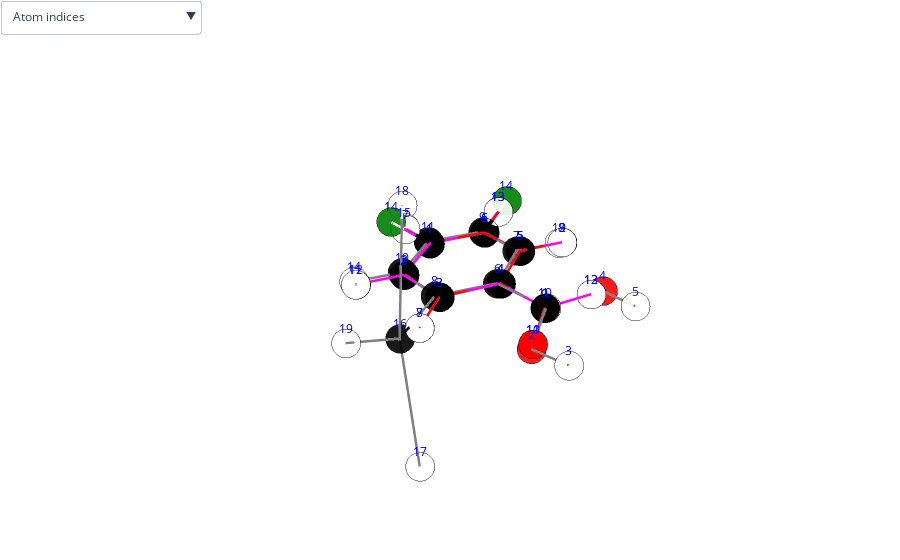

Notebook source saved alongside this figure:
### Code cell
df_list=[get_df_from_file(file) for file in get_file_name_list('.xyz')]
compare_molecules(df_list)

### Figure 1 — Plotly figure (JSON) as saved in the notebook; plotly's stock layout.template omitted (floating-point values rounded to 4 significant figures)
{"data": [{"marker": {"color": ["pink", "red", "white", "red", "white", "black", "black", "black", "black", "black", "black", "white", "white", "white", "white", "black", "white", "white", "white"], "line": {"color": "black", "width": 3}, "opacity": 0.9, "size": 10, "symbol": "circle"}, "mode": "markers", "name": "Atoms", "text": ["B", "O", "H", "O", "H", "C", "C", "C", "C", "C", "C", "H", "H", "H", "H", "C", "H", "H", "H"], "type": "scatter3d", "x": [-0.04047, 1.099, 0.9636, -1.292, -1.326, 0.03974, -1.175, 1.239, -1.228, 1.171, -0.04382, -2.096, -2.182, 2.093, -0.0621, 2.596, 2.728, 2.727, 3.379], "y": [3.143, 3.903, 4.854, 3.704, 4.663, 1.579, 0.8847, 0.8404, -0.4999, -0.5507, -1.22, 1.454, -1.011, -1.121, -2.303, 1.494, 2.133, 2.132, 0.7379], "z": [-0.000472, 0.001022, 0.000836, -0.00242, -0.002502, -0.000474, -0.001504, 0.000627, -0.001425, 0.000697, -0.000304, -0.002371, -0.002232, 0.001543, -0.000216, 0.001763, -0.8711, 0.8755, 0.001801]}, {"hoverinfo": "none", "line": {"color": "grey", "width": 5}, "mode": "lines", "type": "scatter3d", "x": [-0.04047, 1.099, null, 1.099, 0.9636, null, -1.292, -1.326, null, 0.03974, -1.175, null, 1.171, -0.04382, null, 2.728, 2.596, null, 0.03974, 1.239, null, -1.228, -1.175, null, 1.171, 1.239, null, -1.228, -0.04382, null, 2.727, 2.596, null, -0.04047, -1.292, null, 3.379, 2.596, null, -1.228, -2.182, null, 1.171, 2.093, null, -0.04382, -0.0621, null, -0.04047, 0.03974, null, -2.096, -1.175, null, 2.596, 1.239, null], "y": [3.143, 3.903, null, 3.903, 4.854, null, 3.704, 4.663, null, 1.579, 0.8847, null, -0.5507, -1.22, null, 2.133, 1.494, null, 1.579, 0.8404, null, -0.4999, 0.8847, null, -0.5507, 0.8404, null, -0.4999, -1.22, null, 2.132, 1.494, null, 3.143, 3.704, null, 0.7379, 1.494, null, -0.4999, -1.011, null, -0.5507, -1.121, null, -1.22, -2.303, null, 3.143, 1.579, null, 1.454, 0.8847, null, 1.494, 0.8404, null], "z": [-0.000472, 0.001022, null, 0.001022, 0.000836, null, -0.00242, -0.002502, null, -0.000474, -0.001504, null, 0.000697, -0.000304, null, -0.8711, 0.001763, null, -0.000474, 0.000627, null, -0.001425, -0.001504, null, 0.000697, 0.000627, null, -0.001425, -0.000304, null, 0.8755, 0.001763, null, -0.000472, -0.00242, null, 0.001801, 0.001763, null, -0.001425, -0.002232, null, 0.000697, 0.001543, null, -0.000304, -0.000216, null, -0.000472, -0.000474, null, -0.002371, -0.001504, null, 0.001763, 0.000627, null]}, {"marker": {"color": ["black", "black", "black", "black", "black", "black", "white", "white", "white", "black", "red", "white", "white", "green"], "line": {"color": "black", "width": 3}, "opacity": 0.9, "size": 10, "symbol": "circle"}, "mode": "markers", "name": "Atoms", "text": ["C", "C", "C", "C", "C", "C", "H", "H", "H", "C", "O", "H", "H", "Cl"], "type": "scatter3d", "x": [-0.01272, 1.192, 1.202, -0.004424, -1.214, -1.207, -0.03068, 2.127, -2.153, -0.01539, 0.9737, 2.122, -1.022, -2.708], "y": [-1.122, -0.4277, 0.9555, 1.649, 0.9665, -0.419, -2.204, 1.518, 1.506, 3.134, 3.814, -0.9801, 3.594, -1.281], "z": [-0.000217, -0.000166, 5.6e-05, 0.00023, 0.000182, -4.2e-05, -0.000391, 0.0001, 0.000319, 0.000471, 0.000518, -0.000303, 0.00061, -0.00011]}, {"hoverinfo": "none", "line": {"color": "red", "width": 5}, "mode": "lines", "type": "scatter3d", "x": [-0.01272, 1.192, null, 1.192, 1.202, null, 1.202, -0.004424, null, -0.004424, -1.214, null, -1.214, -1.207, null, -0.01539, 0.9737, null, -0.01539, -1.022, null, -2.153, -1.214, null, 1.192, 2.122, null, -0.01272, -1.207, null, 1.202, 2.127, null, -0.01272, -0.03068, null, -0.01539, -0.004424, null, -1.207, -2.708, null], "y": [-1.122, -0.4277, null, -0.4277, 0.9555, null, 0.9555, 1.649, null, 1.649, 0.9665, null, 0.9665, -0.419, null, 3.134, 3.814, null, 3.134, 3.594, null, 1.506, 0.9665, null, -0.4277, -0.9801, null, -1.122, -0.419, null, 0.9555, 1.518, null, -1.122, -2.204, null, 3.134, 1.649, null, -0.419, -1.281, null], "z": [-0.000217, -0.000166, null, -0.000166, 5.6e-05, null, 5.6e-05, 0.00023, null, 0.00023, 0.000182, null, 0.000182, -4.2e-05, null, 0.000471, 0.000518, null, 0.000471, 0.00061, null, 0.000319, 0.000182, null, -0.000166, -0.000303, null, -0.000217, -4.2e-05, null, 5.6e-05, 0.0001, null, -0.000217, -0.000391, null, 0.000471, 0.00023, null, -4.2e-05, -0.00011, null]}, {"marker": {"color": ["black", "black", "black", "black", "black", "black", "white", "white", "black", "red", "white", "white", "white", "green"], "line": {"color": "black", "width": 3}, "opacity": 0.9, "size": 10, "symbol": "circle"}, "mode": "markers", "name": "Atoms", "text": ["C", "C", "C", "C", "C", "C", "H", "H", "C", "O", "H", "H", "H", "Cl"], "type": "scatter3d", "x": [-0.01102, 1.204, 1.201, -0.00524, -1.209, -1.221, 2.127, -2.144, -0.01175, 0.9781, 2.128, -1.018, -2.148, -0.01021], "y": [-1.106, -0.4269, 0.9544, 1.652, 0.9575, -0.4284, 1.515, 1.505, 3.132, 3.813, -0.9866, 3.594, -0.9832, -2.834], "z": [-0.000213, -0.00017, 5.3e-05, 0.000231, 0.000182, -4.1e-05, 9.5e-05, 0.000322, 0.000472, 0.000521, -0.000309, 0.000608, -8.2e-05, -0.000486]}, {"hoverinfo": "none", "line": {"color": "magenta", "width": 5}, "mode": "lines", "type": "scatter3d", "x": [-0.01102, 1.204, null, 1.204, 1.201, null, 1.201, -0.00524, null, -0.00524, -1.209, null, -1.209, -1.221, null, -0.01175, 0.9781, null, -0.01102, -0.01021, null, -1.209, -2.144, null, -0.01175, -1.018, null, 1.201, 2.127, null, -0.01102, -1.221, null, -0.01175, -0.00524, null, 1.204, 2.128, null, -2.148, -1.221, null], "y": [-1.106, -0.4269, null, -0.4269, 0.9544, null, 0.9544, 1.652, null, 1.652, 0.9575, null, 0.9575, -0.4284, null, 3.132, 3.813, null, -1.106, -2.834, null, 0.9575, 1.505, null, 3.132, 3.594, null, 0.9544, 1.515, null, -1.106, -0.4284, null, 3.132, 1.652, null, -0.4269, -0.9866, null, -0.9832, -0.4284, null], "z": [-0.000213, -0.00017, null, -0.00017, 5.3e-05, null, 5.3e-05, 0.000231, null, 0.000231, 0.000182, null, 0.000182, -4.1e-05, null, 0.000472, 0.000521, null, -0.000213, -0.000486, null, 0.000182, 0.000322, null, 0.000472, 0.000608, null, 5.3e-05, 9.5e-05, null, -0.000213, -4.1e-05, null, 0.000472, 0.000231, null, -0.00017, -0.000309, null, -8.2e-05, -4.1e-05, null]}], "layout": {"margin": {"b": 0, "l": 0, "r": 0, "t": 0}, "scene": {"annotations": [{"font": {"color": "blue"}, "showarrow": false, "text": "1", "x": -0.04047, "y": 3.143, "yshift": 15, "z": -0.000472}, {"font": {"color": "blue"}, "showarrow": false, "text": "2", "x": 1.099, "y": 3.903, "yshift": 15, "z": 0.001022}, {"font": {"color": "blue"}, "showarrow": false, "text": "3", "x": 0.9636, "y": 4.854, "yshift": 15, "z": 0.000836}, {"font": {"color": "blue"}, "showarrow": false, "text": "4", "x": -1.292, "y": 3.704, "yshift": 15, "z": -0.00242}, {"font": {"color": "blue"}, "showarrow": false, "text": "5", "x": -1.326, "y": 4.663, "yshift": 15, "z": -0.002502}, {"font": {"color": "blue"}, "showarrow": false, "text": "6", "x": 0.03974, "y": 1.579, "yshift": 15, "z": -0.000474}, {"font": {"color": "blue"}, "showarrow": false, "text": "7", "x": -1.175, "y": 0.8847, "yshift": 15, "z": -0.001504}, {"font": {"color": "blue"}, "showarrow": false, "text": "8", "x": 1.239, "y": 0.8404, "yshift": 15, "z": 0.000627}, {"font": {"color": "blue"}, "showarrow": false, "text": "9", "x": -1.228, "y": -0.4999, "yshift": 15, "z": -0.001425}, {"font": {"color": "blue"}, "showarrow": false, "text": "10", "x": 1.171, "y": -0.5507, "yshift": 15, "z": 0.000697}, {"font": {"color": "blue"}, "showarrow": false, "text": "11", "x": -0.04382, "y": -1.22, "yshift": 15, "z": -0.000304}, {"font": {"color": "blue"}, "showarrow": false, "text": "12", "x": -2.096, "y": 1.454, "yshift": 15, "z": -0.002371}, {"font": {"color": "blue"}, "showarrow": false, "text": "13", "x": -2.182, "y": -1.011, "yshift": 15, "z": -0.002232}, {"font": {"color": "blue"}, "showarrow": false, "text": "14", "x": 2.093, "y": -1.121, "yshift": 15, "z": 0.001543}, {"font": {"color": "blue"}, "showarrow": false, "text": "15", "x": -0.0621, "y": -2.303, "yshift": 15, "z": -0.000216}, {"font": {"color": "blue"}, "showarrow": false, "text": "16", "x": 2.596, "y": 1.494, "yshift": 15, "z": 0.001763}, {"font": {"color": "blue"}, "showarrow": false, "text": "17", "x": 2.728, "y": 2.133, "yshift": 15, "z": -0.8711}, {"font": {"color": "blue"}, "showarrow": false, "text": "18", "x": 2.727, "y": 2.132, "yshift": 15, "z": 0.8755}, {"font": {"color": "blue"}, "showarrow": false, "text": "19", "x": 3.379, "y": 0.7379, "yshift": 15, "z": 0.001801}, {"font": {"color": "blue"}, "showarrow": false, "text": "1", "x": -0.01272, "y": -1.122, "yshift": 15, "z": -0.000217}, {"font": {"color": "blue"}, "showarrow": false, "text": "2", "x": 1.192, "y": -0.4277, "yshift": 15, "z": -0.000166}, {"font": {"color": "blue"}, "showarrow": false, "text": "3", "x": 1.202, "y": 0.9555, "yshift": 15, "z": 5.6e-05}, {"font": {"color": "blue"}, "showarrow": false, "text": "4", "x": -0.004424, "y": 1.649, "yshift": 15, "z": 0.00023}, {"font": {"color": "blue"}, "showarrow": false, "text": "5", "x": -1.214, "y": 0.9665, "yshift": 15, "z": 0.000182}, {"font": {"color": "blue"}, "showarrow": false, "text": "6", "x": -1.207, "y": -0.419, "yshift": 15, "z": -4.2e-05}, {"font": {"color": "blue"}, "showarrow": false, "text": "7", "x": -0.03068, "y": -2.204, "yshift": 15, "z": -0.000391}, {"font": {"color": "blue"}, "showarrow": false, "text": "8", "x": 2.127, "y": 1.518, "yshift": 15, "z": 0.0001}, {"font": {"color": "blue"}, "showarrow": false, "text": "9", "x": -2.153, "y": 1.506, "yshift": 15, "z": 0.000319}, {"font": {"color": "blue"}, "showarrow": false, "text": "10", "x": -0.01539, "y": 3.134, "yshift": 15, "z": 0.000471}, {"font": {"color": "blue"}, "showarrow": false, "text": "11", "x": 0.9737, "y": 3.814, "yshift": 15, "z": 0.000518}, {"font": {"color": "blue"}, "showarrow": false, "text": "12", "x": 2.122, "y": -0.9801, "yshift": 15, "z": -0.000303}, {"font": {"color": "blue"}, "showarrow": false, "text": "13", "x": -1.022, "y": 3.594, "yshift": 15, "z": 0.00061}, {"font": {"color": "blue"}, "showarrow": false, "text": "14", "x": -2.708, "y": -1.281, "yshift": 15, "z": -0.00011}, {"font": {"color": "blue"}, "showarrow": false, "text": "1", "x": -0.01102, "y": -1.106, "yshift": 15, "z": -0.000213}, {"font": {"color": "blue"}, "showarrow": false, "text": "2", "x": 1.204, "y": -0.4269, "yshift": 15, "z": -0.00017}, {"font": {"color": "blue"}, "showarrow": false, "text": "3", "x": 1.201, "y": 0.9544, "yshift": 15, "z": 5.3e-05}, {"font": {"color": "blue"}, "showarrow": false, "text": "4", "x": -0.00524, "y": 1.652, "yshift": 15, "z": 0.000231}, {"font": {"color": "blue"}, "showarrow": false, "text": "5", "x": -1.209, "y": 0.9575, "yshift": 15, "z": 0.000182}, {"font": {"color": "blue"}, "showarrow": false, "text": "6", "x": -1.221, "y": -0.4284, "yshift": 15, "z": -4.1e-05}, {"font": {"color": "blue"}, "showarrow": false, "text": "7", "x": 2.127, "y": 1.515, "yshift": 15, "z": 9.5e-05}, {"font": {"color": "blue"}, "showarrow": false, "text": "8", "x": -2.144, "y": 1.505, "yshift": 15, "z": 0.000322}, {"font": {"color": "blue"}, "showarrow": false, "text": "9", "x": -0.01175, "y": 3.132, "yshift": 15, "z": 0.000472}, {"font": {"color": "blue"}, "showarrow": false, "text": "10", "x": 0.9781, "y": 3.813, "yshift": 15, "z": 0.000521}, {"font": {"color": "blue"}, "showarrow": false, "text": "11", "x": 2.128, "y": -0.9866, "yshift": 15, "z": -0.000309}, {"font": {"color": "blue"}, "showarrow": false, "text": "12", "x": -1.018, "y": 3.594, "yshift": 15, "z": 0.000608}, {"font": {"color": "blue"}, "showarrow": false, "text": "13", "x": -2.148, "y": -0.9832, "yshift": 15, "z": -8.2e-05}, {"font": {"color": "blue"}, "showarrow": false, "text": "14", "x": -0.01021, "y": -2.834, "yshift": 15, "z": -0.000486}], "xaxis": {"showbackground": false, "showgrid": false, "showticklabels": false, "title": {"font": {"color": "white"}}, "zeroline": false}, "yaxis": {"showbackground": false, "showgrid": false, "showticklabels": false, "title": {"font": {"color": "white"}}, "zeroline": false}, "zaxis": {"showbackground": false, "showgrid": false, "showticklabels": false, "title": {"font": {"color": "white"}}, "zeroline": false}}, "showlegend": false, "updatemenus": [{"buttons": [{"args": [{"scene.annotations": [[{"font": {"color": "blue"}, "showarrow": false, "text": 1, "x": -0.04047, "y": 3.143, "yshift": 15, "z": -0.000472}, {"font": {"color": "blue"}, "showarrow": false, "text": 1, "x": -0.01272, "y": -1.122, "yshift": 15, "z": -0.000217}, {"font": {"color": "blue"}, "showarrow": false, "text": 1, "x": -0.01102, "y": -1.106, "yshift": 15, "z": -0.000213}], [{"font": {"color": "blue"}, "showarrow": false, "text": 2, "x": 1.099, "y": 3.903, "yshift": 15, "z": 0.001022}, {"font": {"color": "blue"}, "showarrow": false, "text": 2, "x": 1.192, "y": -0.4277, "yshift": 15, "z": -0.000166}, {"font": {"color": "blue"}, "showarrow": false, "text": 2, "x": 1.204, "y": -0.4269, "yshift": 15, "z": -0.00017}], [{"font": {"color": "blue"}, "showarrow": false, "text": 3, "x": 0.9636, "y": 4.854, "yshift": 15, "z": 0.000836}, {"font": {"color": "blue"}, "showarrow": false, "text": 3, "x": 1.202, "y": 0.9555, "yshift": 15, "z": 5.6e-05}, {"font": {"color": "blue"}, "showarrow": false, "text": 3, "x": 1.201, "y": 0.9544, "yshift": 15, "z": 5.3e-05}], [{"font": {"color": "blue"}, "showarrow": false, "text": 4, "x": -1.292, "y": 3.704, "yshift": 15, "z": -0.00242}, {"font": {"color": "blue"}, "showarrow": false, "text": 4, "x": -0.004424, "y": 1.649, "yshift": 15, "z": 0.00023}, {"font": {"color": "blue"}, "showarrow": false, "text": 4, "x": -0.00524, "y": 1.652, "yshift": 15, "z": 0.000231}], [{"font": {"color": "blue"}, "showarrow": false, "text": 5, "x": -1.326, "y": 4.663, "yshift": 15, "z": -0.002502}, {"font": {"color": "blue"}, "showarrow": false, "text": 5, "x": -1.214, "y": 0.9665, "yshift": 15, "z": 0.000182}, {"font": {"color": "blue"}, "showarrow": false, "text": 5, "x": -1.209, "y": 0.9575, "yshift": 15, "z": 0.000182}], [{"font": {"color": "blue"}, "showarrow": false, "text": 6, "x": 0.03974, "y": 1.579, "yshift": 15, "z": -0.000474}, {"font": {"color": "blue"}, "showarrow": false, "text": 6, "x": -1.207, "y": -0.419, "yshift": 15, "z": -4.2e-05}, {"font": {"color": "blue"}, "showarrow": false, "text": 6, "x": -1.221, "y": -0.4284, "yshift": 15, "z": -4.1e-05}], [{"font": {"color": "blue"}, "showarrow": false, "text": 7, "x": -1.175, "y": 0.8847, "yshift": 15, "z": -0.001504}, {"font": {"color": "blue"}, "showarrow": false, "text": 7, "x": -0.03068, "y": -2.204, "yshift": 15, "z": -0.000391}, {"font": {"color": "blue"}, "showarrow": false, "text": 7, "x": 2.127, "y": 1.515, "yshift": 15, "z": 9.5e-05}], [{"font": {"color": "blue"}, "showarrow": false, "text": 8, "x": 1.239, "y": 0.8404, "yshift": 15, "z": 0.000627}, {"font": {"color": "blue"}, "showarrow": false, "text": 8, "x": 2.127, "y": 1.518, "yshift": 15, "z": 0.0001}, {"font": {"color": "blue"}, "showarrow": false, "text": 8, "x": -2.144, "y": 1.505, "yshift": 15, "z": 0.000322}], [{"font": {"color": "blue"}, "showarrow": false, "text": 9, "x": -1.228, "y": -0.4999, "yshift": 15, "z": -0.001425}, {"font": {"color": "blue"}, "showarrow": false, "text": 9, "x": -2.153, "y": 1.506, "yshift": 15, "z": 0.000319}, {"font": {"color": "blue"}, "showarrow": false, "text": 9, "x": -0.01175, "y": 3.132, "yshift": 15, "z": 0.000472}], [{"font": {"color": "blue"}, "showarrow": false, "text": 10, "x": 1.171, "y": -0.5507, "yshift": 15, "z": 0.000697}, {"font": {"color": "blue"}, "showarrow": false, "text": 10, "x": -0.01539, "y": 3.134, "yshift": 15, "z": 0.000471}, {"font": {"color": "blue"}, "showarrow": false, "text": 10, "x": 0.9781, "y": 3.813, "yshift": 15, "z": 0.000521}], [{"font": {"color": "blue"}, "showarrow": false, "text": 11, "x": -0.04382, "y": -1.22, "yshift": 15, "z": -0.000304}, {"font": {"color": "blue"}, "showarrow": false, "text": 11, "x": 0.9737, "y": 3.814, "yshift": 15, "z": 0.000518}, {"font": {"color": "blue"}, "showarrow": false, "text": 11, "x": 2.128, "y": -0.9866, "yshift": 15, "z": -0.000309}], [{"font": {"color": "blue"}, "showarrow": false, "text": 12, "x": -2.096, "y": 1.454, "yshift": 15, "z": -0.002371}, {"font": {"color": "blue"}, "showarrow": false, "text": 12, "x": 2.122, "y": -0.9801, "yshift": 15, "z": -0.000303}, {"font": {"color": "blue"}, "showarrow": false, "text": 12, "x": -1.018, "y": 3.594, "yshift": 15, "z": 0.000608}], [{"font": {"color": "blue"}, "showarrow": false, "text": 13, "x": -2.182, "y": -1.011, "yshift": 15, "z": -0.002232}, {"font": {"color": "blue"}, "showarrow": false, "text": 13, "x": -1.022, "y": 3.594, "yshift": 15, "z": 0.00061}, {"font": {"color": "blue"}, "showarrow": false, "text": 13, "x": -2.148, "y": -0.9832, "yshift": 15, "z": -8.2e-05}], [{"font": {"color": "blue"}, "showarrow": false, "text": 14, "x": 2.093, "y": -1.121, "yshift": 15, "z": 0.001543}, {"font": {"color": "blue"}, "showarrow": false, "text": 14, "x": -2.708, "y": -1.281, "yshift": 15, "z": -0.00011}, {"font": {"color": "blue"}, "showarrow": false, "text": 14, "x": -0.01021, "y": -2.834, "yshift": 15, "z": -0.000486}]]}], "label": "Atom indices", "method": "relayout"}, {"args": [{"scene.annotations": [[{"showarrow": false, "text": 1.37, "x": 0.5294, "y": 3.523, "yshift": 10, "z": 0.000275}, {"showarrow": false, "text": 1.39, "x": 0.5897, "y": -0.775, "yshift": 10, "z": -0.0001915}, {"showarrow": false, "text": 1.39, "x": 0.5963, "y": -0.7662, "yshift": 10, "z": -0.0001915}], [{"showarrow": false, "text": 0.96, "x": 1.031, "y": 4.379, "yshift": 10, "z": 0.000929}, {"showarrow": false, "text": 1.38, "x": 1.197, "y": 0.2639, "yshift": 10, "z": -5.5e-05}, {"showarrow": false, "text": 1.38, "x": 1.202, "y": 0.2637, "yshift": 10, "z": -5.85e-05}], [{"showarrow": false, "text": 0.96, "x": -1.309, "y": 4.183, "yshift": 10, "z": -0.002461}, {"showarrow": false, "text": 1.39, "x": 0.599, "y": 1.302, "yshift": 10, "z": 0.000143}, {"showarrow": false, "text": 1.39, "x": 0.5979, "y": 1.303, "yshift": 10, "z": 0.000142}], [{"showarrow": false, "text": 1.4, "x": -0.5675, "y": 1.232, "yshift": 10, "z": -0.000989}, {"showarrow": false, "text": 1.39, "x": -0.6091, "y": 1.308, "yshift": 10, "z": 0.000206}, {"showarrow": false, "text": 1.39, "x": -0.607, "y": 1.305, "yshift": 10, "z": 0.0002065}], [{"showarrow": false, "text": 1.39, "x": 0.5636, "y": -0.8854, "yshift": 10, "z": 0.0001965}, {"showarrow": false, "text": 1.39, "x": -1.21, "y": 0.2737, "yshift": 10, "z": 7e-05}, {"showarrow": false, "text": 1.39, "x": -1.215, "y": 0.2646, "yshift": 10, "z": 7.05e-05}], [{"showarrow": false, "text": 1.09, "x": 2.662, "y": 1.814, "yshift": 10, "z": -0.4347}, {"showarrow": false, "text": 1.2, "x": 0.4792, "y": 3.474, "yshift": 10, "z": 0.0004945}, {"showarrow": false, "text": 1.2, "x": 0.4832, "y": 3.472, "yshift": 10, "z": 0.0004965}], [{"showarrow": false, "text": 1.41, "x": 0.6392, "y": 1.21, "yshift": 10, "z": 7.65e-05}, {"showarrow": false, "text": 1.11, "x": -0.5189, "y": 3.364, "yshift": 10, "z": 0.0005405}, {"showarrow": false, "text": 1.73, "x": -0.01062, "y": -1.97, "yshift": 10, "z": -0.0003495}], [{"showarrow": false, "text": 1.39, "x": -1.201, "y": 0.1924, "yshift": 10, "z": -0.001465}, {"showarrow": false, "text": 1.08, "x": -1.683, "y": 1.236, "yshift": 10, "z": 0.0002505}, {"showarrow": false, "text": 1.08, "x": -1.677, "y": 1.231, "yshift": 10, "z": 0.000252}], [{"showarrow": false, "text": 1.39, "x": 1.205, "y": 0.1448, "yshift": 10, "z": 0.000662}, {"showarrow": false, "text": 1.08, "x": 1.657, "y": -0.7039, "yshift": 10, "z": -0.0002345}, {"showarrow": false, "text": 1.11, "x": -0.515, "y": 3.363, "yshift": 10, "z": 0.00054}], [{"showarrow": false, "text": 1.39, "x": -0.6358, "y": -0.86, "yshift": 10, "z": -0.0008645}, {"showarrow": false, "text": 1.39, "x": -0.6098, "y": -0.7707, "yshift": 10, "z": -0.0001295}, {"showarrow": false, "text": 1.08, "x": 1.664, "y": 1.235, "yshift": 10, "z": 7.4e-05}], [{"showarrow": false, "text": 1.09, "x": 2.661, "y": 1.813, "yshift": 10, "z": 0.4387}, {"showarrow": false, "text": 1.08, "x": 1.665, "y": 1.237, "yshift": 10, "z": 7.8e-05}, {"showarrow": false, "text": 1.39, "x": -0.6159, "y": -0.767, "yshift": 10, "z": -0.000127}], [{"showarrow": false, "text": 1.37, "x": -0.6663, "y": 3.423, "yshift": 10, "z": -0.001446}, {"showarrow": false, "text": 1.08, "x": -0.0217, "y": -1.663, "yshift": 10, "z": -0.000304}, {"showarrow": false, "text": 1.48, "x": -0.008494, "y": 2.392, "yshift": 10, "z": 0.0003515}], [{"showarrow": false, "text": 1.09, "x": 2.987, "y": 1.116, "yshift": 10, "z": 0.001782}, {"showarrow": false, "text": 1.48, "x": -0.009907, "y": 2.392, "yshift": 10, "z": 0.0003505}, {"showarrow": false, "text": 1.08, "x": 1.666, "y": -0.7068, "yshift": 10, "z": -0.0002395}], [{"showarrow": false, "text": 1.08, "x": -1.705, "y": -0.7554, "yshift": 10, "z": -0.001829}, {"showarrow": false, "text": 1.73, "x": -1.958, "y": -0.85, "yshift": 10, "z": -7.6e-05}, {"showarrow": false, "text": 1.08, "x": -1.685, "y": -0.7058, "yshift": 10, "z": -6.15e-05}]]}], "label": "Bond lengths", "method": "relayout"}, {"args": [{"scene.annotations": [[{"font": {"color": "blue"}, "showarrow": false, "text": 1, "x": -0.04047, "y": 3.143, "yshift": 15, "z": -0.000472}, {"font": {"color": "blue"}, "showarrow": false, "text": 1, "x": -0.01272, "y": -1.122, "yshift": 15, "z": -0.000217}, {"font": {"color": "blue"}, "showarrow": false, "text": 1, "x": -0.01102, "y": -1.106, "yshift": 15, "z": -0.000213}], [{"font": {"color": "blue"}, "showarrow": false, "text": 2, "x": 1.099, "y": 3.903, "yshift": 15, "z": 0.001022}, {"font": {"color": "blue"}, "showarrow": false, "text": 2, "x": 1.192, "y": -0.4277, "yshift": 15, "z": -0.000166}, {"font": {"color": "blue"}, "showarrow": false, "text": 2, "x": 1.204, "y": -0.4269, "yshift": 15, "z": -0.00017}], [{"font": {"color": "blue"}, "showarrow": false, "text": 3, "x": 0.9636, "y": 4.854, "yshift": 15, "z": 0.000836}, {"font": {"color": "blue"}, "showarrow": false, "text": 3, "x": 1.202, "y": 0.9555, "yshift": 15, "z": 5.6e-05}, {"font": {"color": "blue"}, "showarrow": false, "text": 3, "x": 1.201, "y": 0.9544, "yshift": 15, "z": 5.3e-05}], [{"font": {"color": "blue"}, "showarrow": false, "text": 4, "x": -1.292, "y": 3.704, "yshift": 15, "z": -0.00242}, {"font": {"color": "blue"}, "showarrow": false, "text": 4, "x": -0.004424, "y": 1.649, "yshift": 15, "z": 0.00023}, {"font": {"color": "blue"}, "showarrow": false, "text": 4, "x": -0.00524, "y": 1.652, "yshift": 15, "z": 0.000231}], [{"font": {"color": "blue"}, "showarrow": false, "text": 5, "x": -1.326, "y": 4.663, "yshift": 15, "z": -0.002502}, {"font": {"color": "blue"}, "showarrow": false, "text": 5, "x": -1.214, "y": 0.9665, "yshift": 15, "z": 0.000182}, {"font": {"color": "blue"}, "showarrow": false, "text": 5, "x": -1.209, "y": 0.9575, "yshift": 15, "z": 0.000182}], [{"font": {"color": "blue"}, "showarrow": false, "text": 6, "x": 0.03974, "y": 1.579, "yshift": 15, "z": -0.000474}, {"font": {"color": "blue"}, "showarrow": false, "text": 6, "x": -1.207, "y": -0.419, "yshift": 15, "z": -4.2e-05}, {"font": {"color": "blue"}, "showarrow": false, "text": 6, "x": -1.221, "y": -0.4284, "yshift": 15, "z": -4.1e-05}], [{"font": {"color": "blue"}, "showarrow": false, "text": 7, "x": -1.175, "y": 0.8847, "yshift": 15, "z": -0.001504}, {"font": {"color": "blue"}, "showarrow": false, "text": 7, "x": -0.03068, "y": -2.204, "yshift": 15, "z": -0.000391}, {"font": {"color": "blue"}, "showarrow": false, "text": 7, "x": 2.127, "y": 1.515, "yshift": 15, "z": 9.5e-05}], [{"font": {"color": "blue"}, "showarrow": false, "text": 8, "x": 1.239, "y": 0.8404, "yshift": 15, "z": 0.000627}, {"font": {"color": "blue"}, "showarrow": false, "text": 8, "x": 2.127, "y": 1.518, "yshift": 15, "z": 0.0001}, {"font": {"color": "blue"}, "showarrow": false, "text": 8, "x": -2.144, "y": 1.505, "yshift": 15, "z": 0.000322}], [{"font": {"color": "blue"}, "showarrow": false, "text": 9, "x": -1.228, "y": -0.4999, "yshift": 15, "z": -0.001425}, {"font": {"color": "blue"}, "showarrow": false, "text": 9, "x": -2.153, "y": 1.506, "yshift": 15, "z": 0.000319}, {"font": {"color": "blue"}, "showarrow": false, "text": 9, "x": -0.01175, "y": 3.132, "yshift": 15, "z": 0.000472}], [{"font": {"color": "blue"}, "showarrow": false, "text": 10, "x": 1.171, "y": -0.5507, "yshift": 15, "z": 0.000697}, {"font": {"color": "blue"}, "showarrow": false, "text": 10, "x": -0.01539, "y": 3.134, "yshift": 15, "z": 0.000471}, {"font": {"color": "blue"}, "showarrow": false, "text": 10, "x": 0.9781, "y": 3.813, "yshift": 15, "z": 0.000521}], [{"font": {"color": "blue"}, "showarrow": false, "text": 11, "x": -0.04382, "y": -1.22, "yshift": 15, "z": -0.000304}, {"font": {"color": "blue"}, "showarrow": false, "text": 11, "x": 0.9737, "y": 3.814, "yshift": 15, "z": 0.000518}, {"font": {"color": "blue"}, "showarrow": false, "text": 11, "x": 2.128, "y": -0.9866, "yshift": 15, "z": -0.000309}], [{"font": {"color": "blue"}, "showarrow": false, "text": 12, "x": -2.096, "y": 1.454, "yshift": 15, "z": -0.002371}, {"font": {"color": "blue"}, "showarrow": false, "text": 12, "x": 2.122, "y": -0.9801, "yshift": 15, "z": -0.000303}, {"font": {"color": "blue"}, "showarrow": false, "text": 12, "x": -1.018, "y": 3.594, "yshift": 15, "z": 0.000608}], [{"font": {"color": "blue"}, "showarrow": false, "text": 13, "x": -2.182, "y": -1.011, "yshift": 15, "z": -0.002232}, {"font": {"color": "blue"}, "showarrow": false, "text": 13, "x": -1.022, "y": 3.594, "yshift": 15, "z": 0.00061}, {"font": {"color": "blue"}, "showarrow": false, "text": 13, "x": -2.148, "y": -0.9832, "yshift": 15, "z": -8.2e-05}], [{"font": {"color": "blue"}, "showarrow": false, "text": 14, "x": 2.093, "y": -1.121, "yshift": 15, "z": 0.001543}, {"font": {"color": "blue"}, "showarrow": false, "text": 14, "x": -2.708, "y": -1.281, "yshift": 15, "z": -0.00011}, {"font": {"color": "blue"}, "showarrow": false, "text": 14, "x": -0.01021, "y": -2.834, "yshift": 15, "z": -0.000486}], [{"font": {"color": "blue"}, "showarrow": false, "text": 15, "x": -0.0621, "y": -2.303, "yshift": 15, "z": -0.000216}, {"showarrow": false, "text": 1.39, "x": 0.5897, "y": -0.775, "yshift": 10, "z": -0.0001915}, {"showarrow": false, "text": 1.39, "x": 0.5963, "y": -0.7662, "yshift": 10, "z": -0.0001915}], [{"font": {"color": "blue"}, "showarrow": false, "text": 16, "x": 2.596, "y": 1.494, "yshift": 15, "z": 0.001763}, {"showarrow": false, "text": 1.38, "x": 1.197, "y": 0.2639, "yshift": 10, "z": -5.5e-05}, {"showarrow": false, "text": 1.38, "x": 1.202, "y": 0.2637, "yshift": 10, "z": -5.85e-05}], [{"font": {"color": "blue"}, "showarrow": false, "text": 17, "x": 2.728, "y": 2.133, "yshift": 15, "z": -0.8711}, {"showarrow": false, "text": 1.39, "x": 0.599, "y": 1.302, "yshift": 10, "z": 0.000143}, {"showarrow": false, "text": 1.39, "x": 0.5979, "y": 1.303, "yshift": 10, "z": 0.000142}], [{"font": {"color": "blue"}, "showarrow": false, "text": 18, "x": 2.727, "y": 2.132, "yshift": 15, "z": 0.8755}, {"showarrow": false, "text": 1.39, "x": -0.6091, "y": 1.308, "yshift": 10, "z": 0.000206}, {"showarrow": false, "text": 1.39, "x": -0.607, "y": 1.305, "yshift": 10, "z": 0.0002065}], [{"font": {"color": "blue"}, "showarrow": false, "text": 19, "x": 3.379, "y": 0.7379, "yshift": 15, "z": 0.001801}, {"showarrow": false, "text": 1.39, "x": -1.21, "y": 0.2737, "yshift": 10, "z": 7e-05}, {"showarrow": false, "text": 1.39, "x": -1.215, "y": 0.2646, "yshift": 10, "z": 7.05e-05}], [{"showarrow": false, "text": 1.37, "x": 0.5294, "y": 3.523, "yshift": 10, "z": 0.000275}, {"showarrow": false, "text": 1.2, "x": 0.4792, "y": 3.474, "yshift": 10, "z": 0.0004945}, {"showarrow": false, "text": 1.2, "x": 0.4832, "y": 3.472, "yshift": 10, "z": 0.0004965}], [{"showarrow": false, "text": 0.96, "x": 1.031, "y": 4.379, "yshift": 10, "z": 0.000929}, {"showarrow": false, "text": 1.11, "x": -0.5189, "y": 3.364, "yshift": 10, "z": 0.0005405}, {"showarrow": false, "text": 1.73, "x": -0.01062, "y": -1.97, "yshift": 10, "z": -0.0003495}], [{"showarrow": false, "text": 0.96, "x": -1.309, "y": 4.183, "yshift": 10, "z": -0.002461}, {"showarrow": false, "text": 1.08, "x": -1.683, "y": 1.236, "yshift": 10, "z": 0.0002505}, {"showarrow": false, "text": 1.08, "x": -1.677, "y": 1.231, "yshift": 10, "z": 0.000252}], [{"showarrow": false, "text": 1.4, "x": -0.5675, "y": 1.232, "yshift": 10, "z": -0.000989}, {"showarrow": false, "text": 1.08, "x": 1.657, "y": -0.7039, "yshift": 10, "z": -0.0002345}, {"showarrow": false, "text": 1.11, "x": -0.515, "y": 3.363, "yshift": 10, "z": 0.00054}], [{"showarrow": false, "text": 1.39, "x": 0.5636, "y": -0.8854, "yshift": 10, "z": 0.0001965}, {"showarrow": false, "text": 1.39, "x": -0.6098, "y": -0.7707, "yshift": 10, "z": -0.0001295}, {"showarrow": false, "text": 1.08, "x": 1.664, "y": 1.235, "yshift": 10, "z": 7.4e-05}], [{"showarrow": false, "text": 1.09, "x": 2.662, "y": 1.814, "yshift": 10, "z": -0.4347}, {"showarrow": false, "text": 1.08, "x": 1.665, "y": 1.237, "yshift": 10, "z": 7.8e-05}, {"showarrow": false, "text": 1.39, "x": -0.6159, "y": -0.767, "yshift": 10, "z": -0.000127}], [{"showarrow": false, "text": 1.41, "x": 0.6392, "y": 1.21, "yshift": 10, "z": 7.65e-05}, {"showarrow": false, "text": 1.08, "x": -0.0217, "y": -1.663, "yshift": 10, "z": -0.000304}, {"showarrow": false, "text": 1.48, "x": -0.008494, "y": 2.392, "yshift": 10, "z": 0.0003515}], [{"showarrow": false, "text": 1.39, "x": -1.201, "y": 0.1924, "yshift": 10, "z": -0.001465}, {"showarrow": false, "text": 1.48, "x": -0.009907, "y": 2.392, "yshift": 10, "z": 0.0003505}, {"showarrow": false, "text": 1.08, "x": 1.666, "y": -0.7068, "yshift": 10, "z": -0.0002395}], [{"showarrow": false, "text": 1.39, "x": 1.205, "y": 0.1448, "yshift": 10, "z": 0.000662}, {"showarrow": false, "text": 1.73, "x": -1.958, "y": -0.85, "yshift": 10, "z": -7.6e-05}, {"showarrow": false, "text": 1.08, "x": -1.685, "y": -0.7058, "yshift": 10, "z": -6.15e-05}]]}], "label": "Atom indices & Bond lengths", "method": "relayout"}, {"args": [{"scene.annotations": []}], "label": "Hide all", "method": "relayout"}], "direction": "down", "xanchor": "left", "yanchor": "top"}]}}
